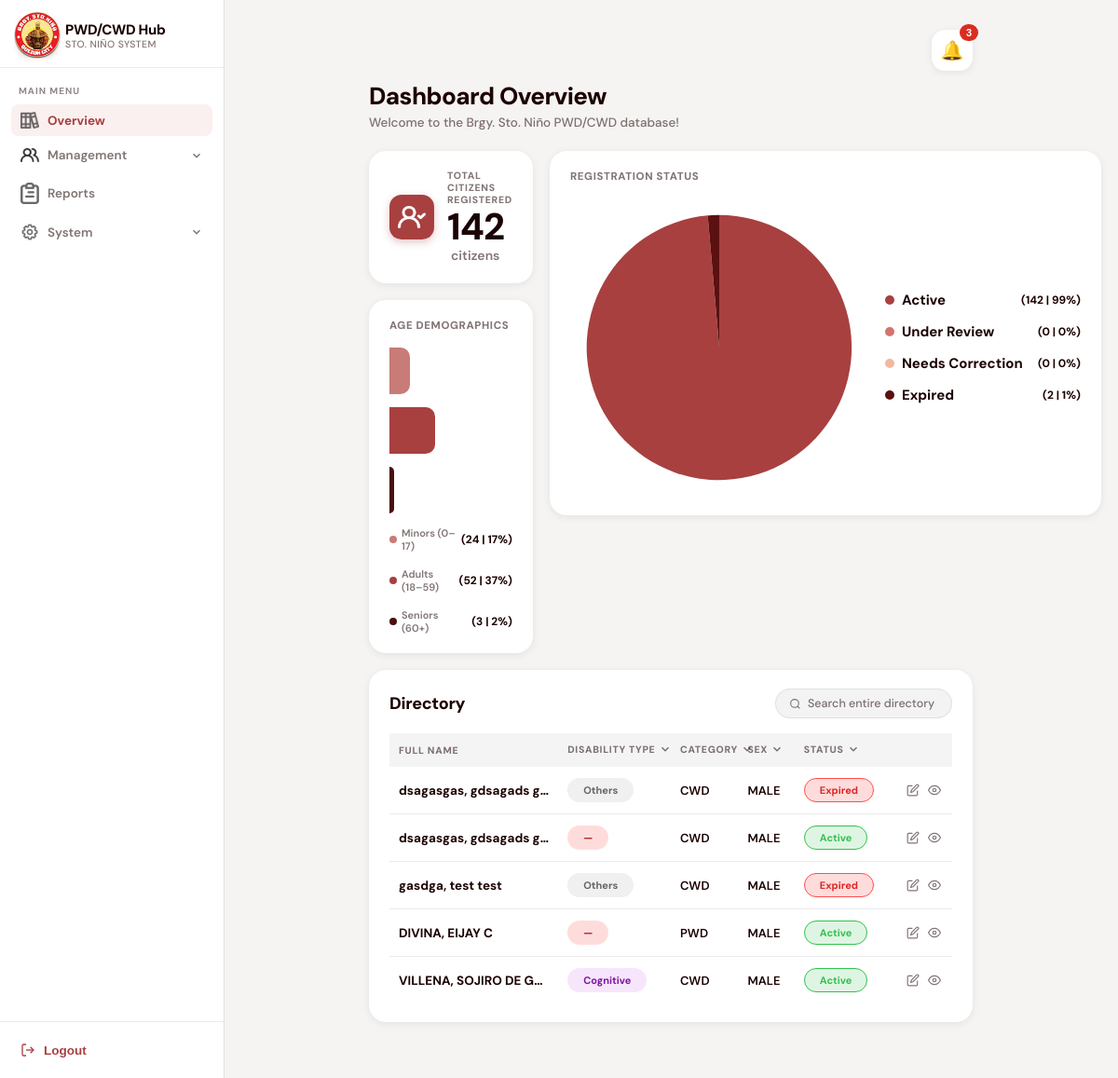
Page /dashboard.php (signed in) on the earlier database version.
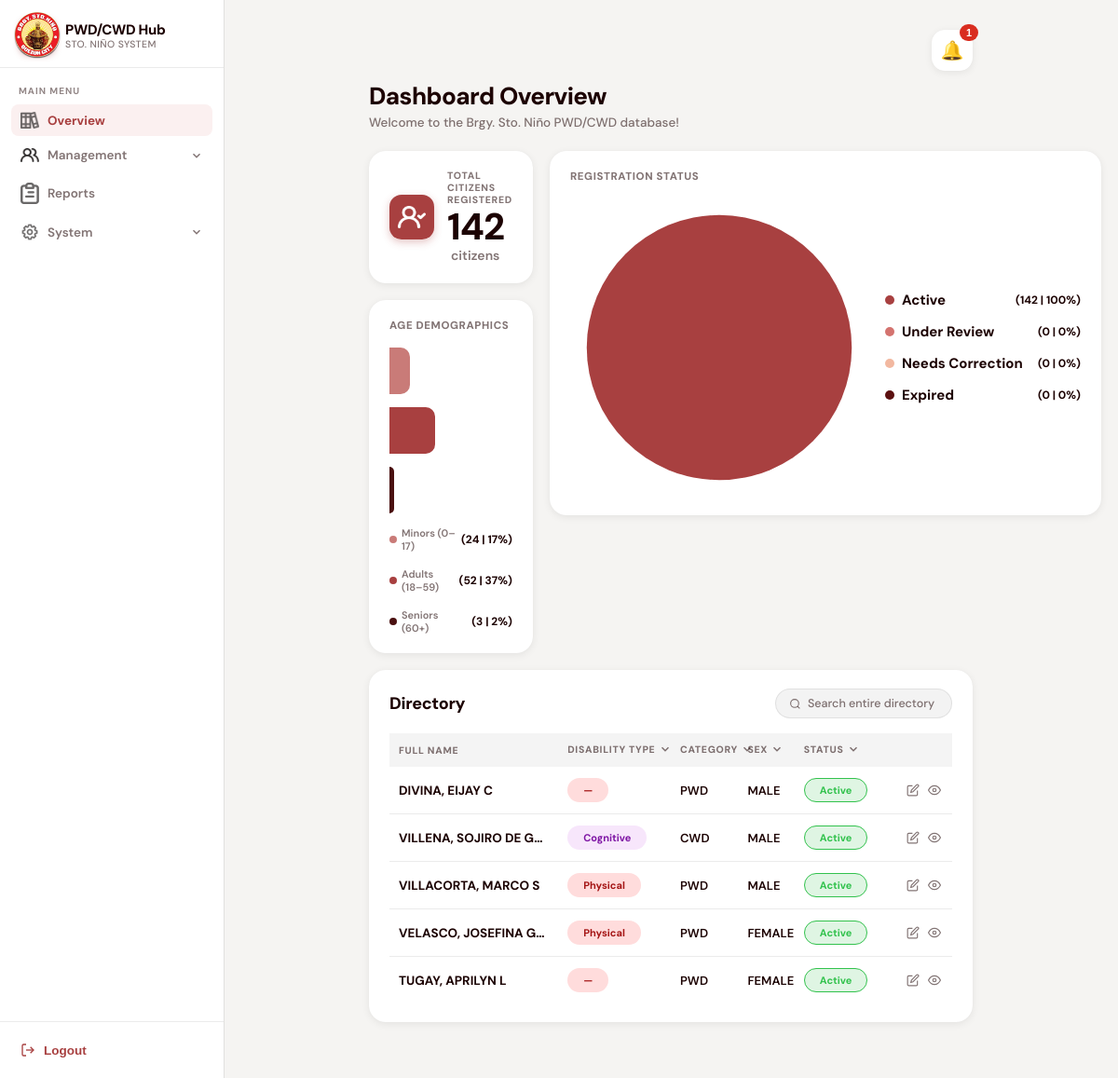
Same page on the later database version.
### tables this page shows
CREATE TABLE `residents` (
  `ID` int(11) NOT NULL AUTO_INCREMENT,
  `first_name` varchar(255) NOT NULL,
  `middle_name` varchar(255) DEFAULT NULL,
  `last_name` varchar(255) NOT NULL,
  `civil_status` enum('Single','Married','Widowed','Separated') DEFAULT NULL,
  `birthdate` date DEFAULT NULL,
  `birthplace` varchar(255) DEFAULT NULL,
  `sex` enum('male','female') DEFAULT NULL,
  `address` varchar(255) DEFAULT NULL,
  `resident_type` enum('PWD','CWD') NOT NULL,
  `control_num` varchar(255) DEFAULT NULL,
  `pwdid_num` varchar(255) DEFAULT NULL,
  `idissue_date` date DEFAULT NULL,
  `idexpiration_date` date DEFAULT NULL,
  `profile` varchar(255) DEFAULT NULL,
  `application_status` enum('needs correction','under review','approved','rejected') NOT NULL DEFAULT 'under review',
  `record_status` enum('active','expired','archived') NOT NULL DEFAULT 'active',
  `med_cert` varchar(255) DEFAULT NULL,
  `correction_remarks` text DEFAULT NULL,
  PRIMARY KEY (`ID`)
);

### func/getNotifications.php (called while the page is built, shortened)
<?php
$expired_sql = "
SELECT COUNT(*) AS total
FROM residents
WHERE idexpiration_date IS NOT NULL
AND idexpiration_date != ''
AND DATE(idexpiration_date) < CURDATE()
AND record_status != 'archived'
";
$expired_result = mysqli_query($conn, $expired_sql);
$expired_ids_count = mysqli_fetch_assoc($expired_result)["total"] ?? 0;
$review_sql = "
SELECT COUNT(*) AS total
FROM residents
WHERE application_status = 'under review'
AND record_status != 'archived'
";
$review_result = mysqli_query($conn, $review_sql);
$review_count = mysqli_fetch_assoc($review_result)["total"] ?? 0;
$medcert_sql = "
SELECT COUNT(*) AS total
FROM residents
WHERE (med_cert IS NULL OR med_cert = '')
AND record_status != 'archived'
AND application_status != 'approved'
";
$medcert_result = mysqli_query($conn, $medcert_sql);
$missing_medcert_count = mysqli_fetch_assoc($medcert_result)["total"] ?? 0;
$expiring_soon_result = mysqli_query(
    $conn,
    "SELECT COUNT(*) AS total
     FROM residents
     WHERE idexpiration_date IS NOT NULL
     AND idexpiration_date != ''
     AND DATE(idexpiration_date)
     BETWEEN CURDATE()
     AND DATE_ADD(CURDATE(), INTERVAL 1 MONTH)
     AND record_status = 'active'"
);
$expiring_soon_count =
    mysqli_fetch_assoc($expiring_soon_result)["total"] ?? 0;
$notification_count =
    $expired_ids_count +
    $expiring_soon_count +
    $review_count +
    $missing_medcert_count;
?>

### func/getDashboardData.php (called while the page is built, shortened)
<?php
require_once("db.php");
$active_count = mysqli_fetch_assoc(mysqli_query($conn, "
    SELECT COUNT(*) AS cnt
    FROM residents
    WHERE record_status = 'active'
"))["cnt"] ?? 0;
$under_review_count = mysqli_fetch_assoc(mysqli_query($conn, "
    SELECT COUNT(*) AS cnt
    FROM residents
    WHERE application_status = 'under review'
"))["cnt"] ?? 0;
$needs_correction_count = mysqli_fetch_assoc(mysqli_query($conn, "
    SELECT COUNT(*) AS cnt
    FROM residents
    WHERE application_status = 'needs correction'
"))["cnt"] ?? 0;
$expired_count = mysqli_fetch_assoc(mysqli_query($conn, "
    SELECT COUNT(*) AS cnt
    FROM residents
    WHERE record_status = 'expired'
"))["cnt"] ?? 0;
$status_total =
    $active_count +
    $under_review_count +
    $needs_correction_count +
    $expired_count;
$query = "
SELECT
    residents.*,
    GROUP_CONCAT(
        resident_disabilities.disability_type
        SEPARATOR ', '
    ) AS disability_type
FROM residents
LEFT JOIN resident_disabilities
ON residents.ID = resident_disabilities.resident_id
";
$query .= "
GROUP BY residents.ID
ORDER BY residents.ID DESC
";
$residents_result = mysqli_query(
    $conn,
    $query
);
function badgeClass($type) {
    $map = [
        "cognitive"    => "badge-cognitive",
        "visual"       => "badge-visual",
        "physical"     => "badge-physical",
        "auditory"     => "badge-auditory",
        "speech"       => "badge-speech",
        "psychosocial" => "badge-psycho",
        "others"       => "badge-others",
    ];
    $key = strtolower(trim(explode(",", $type)[0]));
    return $map[$key]
        ?? "badge-physical";
}
?>

### dashboard.php (the view, shortened to what the changed rows need)
<?php
require_once("func/db.php");
require_once("func/getDashboardData.php");
require_once("func/processDailyBackup.php");
require_once("func/getNotifications.php");
?>
<!DOCTYPE html>
<html lang="en">
<head>
<link rel="stylesheet" href="css/dashboard.css" />
</head>
<body>
<div class="main">
  <div class="top-actions">
  <div class="notification-wrap">
    <button class="notification-btn" onclick="toggleNotifications(event)">
      🔔
      <?php if ($notification_count > 0): ?>
        <span class="notification-badge">
          <?= $notification_count ?>
        </span>
      <?php endif; ?>
    </button>
  </div>
</div>
  <h1 class="page-title">Dashboard Overview</h1>
  <div class="chart-row">
<div class="chart-card">
  <div class="pie-wrap">
    <svg width="320" height="320" viewBox="0 0 180 180">
      <?php if ($status_total > 0): ?>
  <?php if ($active_count == $status_total): ?>
    <circle cx="90" cy="90" r="80" fill="#A84040"/>
  <?php elseif ($under_review_count == $status_total): ?>
    <circle cx="90" cy="90" r="80" fill="#D4736F"/>
  <?php elseif ($needs_correction_count == $status_total): ?>
    <circle cx="90" cy="90" r="80" fill="#F2B8A0"/>
  <?php elseif ($expired_count == $status_total): ?>
    <circle cx="90" cy="90" r="80" fill="#5C1010"/>
  <?php else: ?>
    <?php if ($active_count > 0): ?>
      <path class="pie-slice" d="<?= $active_path ?>" fill="#A84040"/>
    <?php endif; ?>
    <?php if ($under_review_count > 0): ?>
      <path class="pie-slice" d="<?= $under_review_path ?>" fill="#D4736F"/>
    <?php endif; ?>
    <?php if ($needs_correction_count > 0): ?>
      <path class="pie-slice" d="<?= $needs_correction_path ?>" fill="#F2B8A0"/>
    <?php endif; ?>
    <?php if ($expired_count > 0): ?>
      <path class="pie-slice" d="<?= $expired_path ?>" fill="#5C1010"/>
    <?php endif; ?>
  <?php endif; ?>
<?php else: ?>
  <circle cx="90" cy="90" r="80" fill="#eee"/>
<?php endif; ?>
    </svg>
    <div class="pie-legend">
      <div class="pie-legend-item">
        <div class="pie-dot" style="background:#A84040;"></div>
        Active
        <span class="legend-stat">
          (<?= $active_count ?> | <?= $status_total > 0 ? round(($active_count / $status_total) * 100) : 0 ?>%)
        </span>
      </div>
      <div class="pie-legend-item">
      </div>
      <div class="pie-legend-item">
      </div>
      <div class="pie-legend-item">
        <div class="pie-dot" style="background:#5C1010;"></div>
        Expired
        <span class="legend-stat">
          (<?= $expired_count ?> | <?= $status_total > 0 ? round(($expired_count / $status_total) * 100) : 0 ?>%)
        </span>
      </div>
    </div>
  </div>
</div>
  </div>
  <div class="dir-card">
    <table>
      <colgroup>
      </colgroup>
      <thead>
        <tr>
          <th>Full Name</th>
          <th class="th-filter <?= !empty($dash_filter_disab) ? 'th-active' : '' ?>" onclick="dashToggleFilter('drop-disability', event)">
            Disability Type
            <svg width="14" height="14" class="th-chevron" viewBox="0 0 24 24" fill="none" stroke="currentColor" stroke-width="2.5"><path d="M6 9l6 6 6-6"/></svg>
          </th>
          <th class="th-filter <?= !empty($dash_filter_cat) ? 'th-active' : '' ?>" onclick="dashToggleFilter('drop-category', event)">
            Category
            <svg width="14" height="14" class="th-chevron" viewBox="0 0 24 24" fill="none" stroke="currentColor" stroke-width="2.5"><path d="M6 9l6 6 6-6"/></svg>
          </th>
          <th class="th-filter <?= !empty($dash_filter_sex) ? 'th-active' : '' ?>" onclick="dashToggleFilter('drop-sex', event)">
            Sex
            <svg width="14" height="14" class="th-chevron" viewBox="0 0 24 24" fill="none" stroke="currentColor" stroke-width="2.5"><path d="M6 9l6 6 6-6"/></svg>
          </th>
          <th class="th-filter <?= !empty($dash_filter_status) ? 'th-active' : '' ?>" onclick="dashToggleFilter('drop-status', event)">
            Status
            <svg width="14" height="14" class="th-chevron" viewBox="0 0 24 24" fill="none" stroke="currentColor" stroke-width="2.5"><path d="M6 9l6 6 6-6"/></svg>
          </th>
          <th></th>
        </tr>
      </thead>
      <tbody id="residentTable">
        <?php
        $display_count = 0;
        $limit = !empty($search) ? 20 : 5;
        if (mysqli_num_rows($residents_result) === 0): ?>
          <tr>
            <td colspan="6" style="text-align:center; padding:30px; color:#888;">No residents found matching your search.</td>
          </tr>
        <?php else:
          while ($user = mysqli_fetch_assoc($residents_result)):
            if ($display_count == $limit) break;
            $display_count++;
            $full_name = htmlspecialchars(
              $user['last_name'] . ", " . $user['first_name'] . " " . $user['middle_name']
            );
            $disability = htmlspecialchars($user['disability_type'] ?? '—');
            $category   = htmlspecialchars($user['resident_type'] ?? '—');
            $sex        = htmlspecialchars(strtoupper($user['sex'] ?? '—'));
if (($user['record_status'] ?? '') === 'expired') {
    $status = 'Expired';
} elseif (($user['application_status'] ?? '') === 'under review') {
    $status = 'Under Review';
} elseif (($user['application_status'] ?? '') === 'needs correction') {
    $status = 'Needs Correction';
} elseif (($user['application_status'] ?? '') === 'rejected') {
    $status = 'Rejected';
} else {
    $status = 'Active';
}
$status = htmlspecialchars($status);
$status_cls = "status-" . str_replace(' ', '-', strtolower($status));
          ?>
            <tr>
              <td class="td-name"><?php echo $full_name; ?></td>
              <td>
                <?php
                  $types = explode(",", $disability);
                  foreach ($types as $t):
                    $t = trim($t);
                    if ($t):
                ?>
                  <span class="badge <?php echo badgeClass($t); ?>"><?php echo htmlspecialchars($t); ?></span>
                <?php endif; endforeach; ?>
              </td>
              <td><?php echo $category; ?></td>
              <td><?php echo $sex; ?></td>
              <td><span class="status <?php echo $status_cls; ?>"><?php echo $status; ?></span></td>
              <td>
                <div class="actions">
                  <button class="action-btn" title="Edit" onclick="window.location.href='editResident.php?id=<?= $user['ID'] ?>'">
                      <svg width="18" height="18" viewBox="0 0 24 24" fill="none" stroke="currentColor" stroke-width="2"><path d="M11 4H4a2 2 0 0 0-2 2v14a2 2 0 0 0 2 2h14a2 2 0 0 0 2-2v-7"/><path d="M18.5 2.5a2.121 2.121 0 0 1 3 3L12 15l-4 1 1-4 9.5-9.5z"/></svg>
                    </button>
                    <button class="action-btn" title="View" onclick="window.location.href='viewprofile.php?id=<?= $user['ID'] ?>'">
                      <svg width="18" height="18" viewBox="0 0 24 24" fill="none" stroke="currentColor" stroke-width="2"><path d="M1 12s4-8 11-8 11 8 11 8-4 8-11 8-11-8-11-8z"/><circle cx="12" cy="12" r="3"/></svg>
                    </button>
                </div>
              </td>
            </tr>
          <?php endwhile; ?>
        <?php endif; ?>
      </tbody>
    </table>
  </div>
</div>
</body>
</html>

Differences in the rows shown:
removed residents: full_name "dsagasgas, gdsagads g…", t "Others", resident_type "CWD", sex "MALE", record_status "Expired"
removed residents: full_name "dsagasgas, gdsagads g…", t "—", resident_type "CWD", sex "MALE", status "Active"
removed residents: full_name "gasdga, test test", t "Others", resident_type "CWD", sex "MALE", record_status "Expired"
now on this page (row unchanged): residents: full_name "VILLACORTA, MARCO S", t "Physical", resident_type "PWD", sex "MALE", status "Active"
now on this page (row unchanged): residents: full_name "VELASCO, JOSEFINA G…", t "Physical", resident_type "PWD", sex "FEMALE", status "Active"
now on this page (row unchanged): residents: full_name "TUGAY, APRILYN L", t "—", resident_type "PWD", sex "FEMALE", status "Active"
Other differences:
$notification_count: "3" → "1"
$expired_count: "2" → "0"
text no longer shown: "99 1"
text now shown: "100 0"
